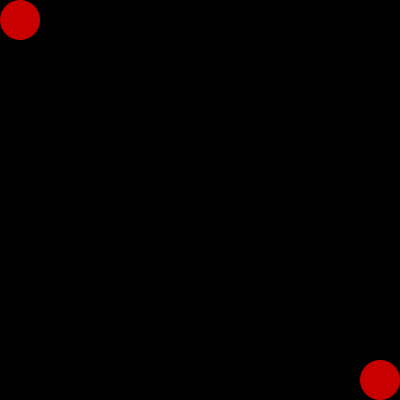
Frame 1 (no input)
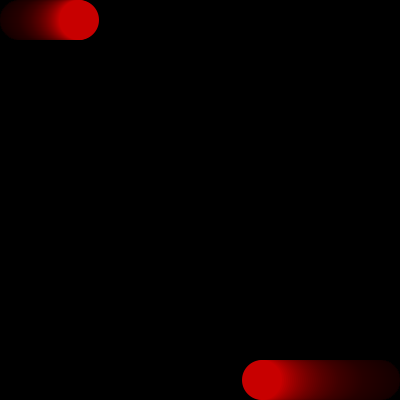
Frame 60 (the mouse pressed at the canvas centre just before this capture)
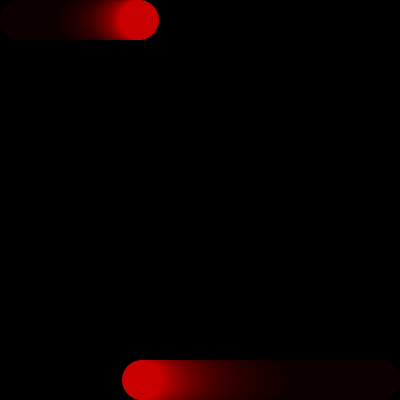
Frame 120 (the mouse held since frame 60 and released just before this capture)

The Processing sketch that drew these frames (run headless with seeded random() and noise(); from frame 60 on, the mouse is pressed at the canvas centre):

// Processing sketch: processing_131251
// ── processing_131251.pde

//Homework #5, Section A
//Copyright Miranda Jacoby 2014 All Rights Reserved
//Contact: majacoby@andrew.cmu.edu

//This code makes two circles travel around the perimiter of the program winodw. 
//Shape 1 travels at a constant speed while Shape 2 gains speed.

//Setting global variables 
//Shape 1 and Shape 2 diameter and location
float diam, diam2, x, y, x2, y2; 
//Shape 1 and Shape 2 velocites along x and y axis
float dx, dy, dx2, dy2; 
//Shape 1 and Shape 2 states to determine direction change
int state, state2;

void setup( )
{
  size(400, 400);
  smooth();
  background(0);
  noStroke();
  diam = 40;
  diam2 = 40;
  x = diam/2;
  y = diam/2;
  dx = 0;
  dy = 0;
  x2 = width - diam/2;
  y2 = width - diam/2;
  dx2 = 0;
  dy2 = 0;
  state = 0;
  state2 = 2;
  
}

void draw( ) 
{ 
 prepWindow( ); 
 moveFigures( ); 
 drawFigures( ); 

}
//Creates transparency
void prepWindow( )
{
  fill(0, 10);
  rect(0, 0, width, height);
}

//Moves and changes direction of Shape 1 and Shape 2 relative to the window
void moveFigures( )
{
//Shape 1
    x = x + dx;
    y = y + dy;
   //State your states (defiens what each state does.)
      //Shape 1 goes right   
      if (state == 0) {
         dx = 1; 
         dy = 0;
            //Make a 90-degree turn when the top right side is reached
            if (x > width - diam/2) {
              x = width - diam/2;
              state = 1;
            }
      }
      //Shape 1 goes down
      else if (state == 1) {
        dx = 0;
        dy = 1;
           //Make a 90-degree turn when the bottom right side is reached
           if (y > height - diam/2) {
             y = height - diam/2;
             state = 2;
           }
      }
      //Shape 1 goes left
      else if (state == 2) {
        dx = -1; 
        dy = 0;  
           //Make a 90-degree turn when the bottom left side is reached
           if ( x < width - (width - diam/2)) {
             x = width - (width - diam/2);
             state = 3;
           }
      }
      //Shape 1 goes up
      else if (state == 3) {
        dx = 0; 
        dy = -1;
           //Make a 90-degree turn when the to left side is reached
           if (y < height - (height - diam/2)) {
             y = height - (height - diam/2);
             state = 0;
           }
      }
//Shape 2
    x2 = x2 + dx2;
    y2 = y2 + dy2;

   //State your states (defiens what each state does.)
      //Shape 2 goes right   
      if (state2 == 0) {
         dx2 = 2; 
         dy2 = 0;
            //Make a 90-degree turn when the top right side is reached
            if (x2 > width - diam2/2) {
              x2 = width - diam2/2;
           
              state2 = 1;
            }
      }
      //Shape 2 goes down
      else if (state2 == 1) {
        dx2 = 0;
        dy2 = 2;
           //Make a 90-degree turn when the bottom right side is reached
           if (y2 > height - diam2/2) {
             y2 = height - diam2/2;
             
             state2 = 2;
           }
      }
      //Shape 2 goes left
      else if (state2 == 2) {
        dx2 = -2; 
        dy2 = 0;  
           //Make a 90-degree turn when the bottom left side is reached
           if ( x2 < width - (width - diam2/2)) {
             x2 = width - (width - diam2/2);
         
             state2 = 3;
           }
      }
      //Shape 2 goes up
      else if (state2 == 3) {
        dx2 = 0; 
        dy2 = -2;
           //Make a 90-degree turn when the to left side is reached
           if (y2 < height - (height - diam2/2)) {
             y2 = height - (height - diam2/2);
       
             state2 = 0;
           }
      }    
}

//Specifies variables used to draw Shape 1 and Shape 2
void drawFigures ()
{
  figure(x, y, diam, diam);
  figure(x2, y2, diam2, diam2);
}
//Parameters for function 'figure', draws a red circle. 
void figure (float x, float y, float diamx, float diamy)
{
  fill(200, 0, 0);
  noStroke();
  ellipseMode(CENTER);
  ellipse(x, y, diamx, diamy);
}
